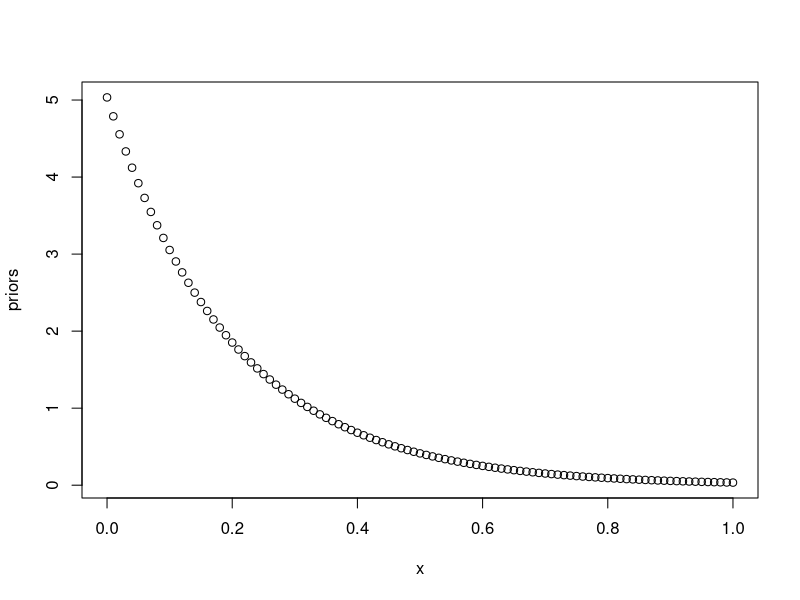
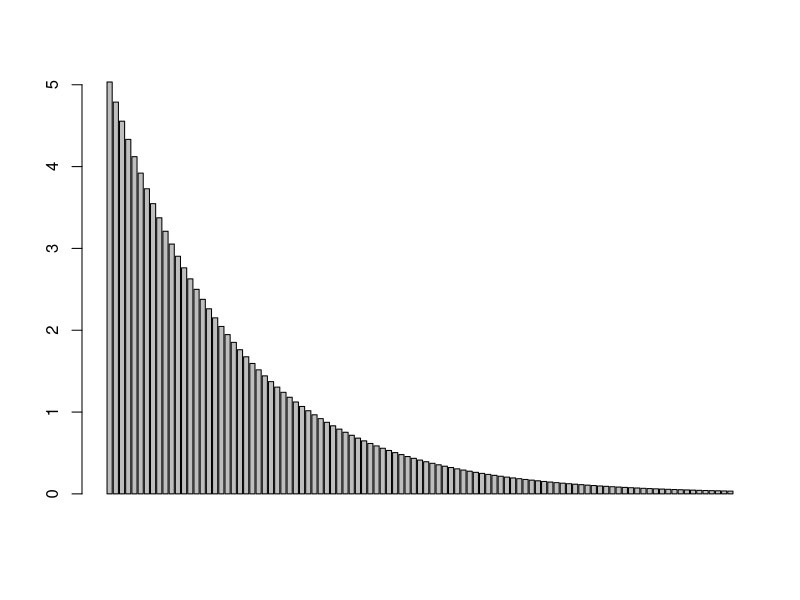

Source code (R) for these figures, in order: (Note: this script raises an error after producing the figures.)
## ---- chunk 1
knitr::opts_chunk$set(echo = TRUE)
## ---- chunk 2
x = seq(0,1,.01)
priors = dexp(x, rate=5)/0.9932621

plot(x,priors)
barplot(priors)
## ---- chunk 3
metropolis <- function(iterations, new_data, starting_prob, step_size = .01){
    current_prob = starting_prob
    posteriorDist = vector()
  ## starting_prob is of success, failure
  for(i in 1:iterations){
    
    ## calculate the probability of the current probability (prior or p(current_prob)) * the likelihood of X heads given the data (p(new_data | current_prob))
    pCurrent = dexp(current_prob, rate=5)/0.9932621 * dbinom(new_data[1], sum(new_data), current_prob)

    new_prob = current_prob + rnorm(1, mean = 0, sd = step_size)
    new_prob = min(new_prob, 1) ## in case new_prob is above 1
    new_prob = max(new_prob, 0) ## in case new_prob is below 0
    
    ## calculate the probability of a new probability (prior or p(new_prob)) * the likelihood of X heads given the data (p(new_data | new_prob))
    pNew = dexp(new_prob, rate=5)/0.9932621 * dbinom(new_data[1], sum(new_data), new_prob)

    

    ratio = pNew / pCurrent
    
    if (ratio > 1 || ratio >= runif(1)){current_prob = new_prob} ## update the current prob
    
    posteriorDist[i]  = current_prob
    ## current_prob is the metropolis algorithm's guess about the posterior

    
  }
  return(posteriorDist) }
## ---- chunk 4
grid_integration <- function(numBreaks, alpha_beta, new_data){
  posteriorDist = vector(length = numBreaks)
  NumRectangles = seq(0,1, 1/numBreaks)
  i = 1
  sum = 0
  delta <- 1/(numBreaks)
  
  for(rectangle in NumRectangles){
    posteriorDist[i] <- dexp(rectangle, rate=5)/0.9932621 * dbinom(new_data[1], sum(new_data), rectangle)

    i = i + 1
  }

  return(posteriorDist)}
## ---- chunk 5
iterations = 30000
new_data = c(14,10)
starting_prob = 0.5

## calculating the posteror using metropolis algorithm
metropolis_points = metropolis(iterations = iterations, new_data = new_data, starting_prob = starting_prob, step_size = .01)

numBreaks = 1000
alpha_beta = c(40,40)
new_data = c(14,10)

## calculate the posterior using the grid algorithm

grid_points = grid_integration(numBreaks = numBreaks, alpha_beta = alpha_beta, new_data = new_data)

alpha_beta = c(40,40)
new_data = c(14,10)

## calculate the posterior using the beta distribution
beta_dist = dbeta(seq(0,1,1/numBreaks), alpha_beta[1]+new_data[1], alpha_beta[2]+new_data[2])





### get the most probable posterior:
## metropolis:
print(paste("most probable posterior from metropolis is",myHist$mids[which.max(myHist$counts/iterations)]))
print(paste("most probable posterior from grid is", seq(0,1, 1/numBreaks)[which.max(grid_points/sum(grid_points))]))
print(paste("most probable posterior from dbeta is",seq(0,1,1/numBreaks)[which.max(beta_dist*(1/numBreaks))]))

## in total we observed 14 + 39 heads and 10+39 tails
print(paste("the actual most probable posterior is", (14+39)/(14+39+10+39) ))



## plot the probability of each the posterior values being correct
plot( seq(0,1,1/numBreaks), grid_points/sum(grid_points), col = "blue", ylim = c(0,max((beta_dist*(1/numBreaks)))+0.001) )
myHist <- hist(metropolis_points, breaks = seq(0,1, 1/numBreaks), plot = FALSE)
points(myHist$mids, myHist$counts/iterations) ## or myHist$counts/sum(myHist$counts)
lines(seq(0,1,1/numBreaks), (beta_dist*(1/numBreaks)) , col="limegreen")

## ---- chunk 6

iterations = 30000
new_data = c(583,417)
starting_prob = 0.5

## calculating the posteror using metropolis algorithm
metropolis_points = metropolis(iterations = iterations, new_data = new_data, starting_prob = starting_prob, step_size = .01)

numBreaks = 1000
alpha_beta = c(40,40)

## calculate the posterior using the grid algorithm

grid_points = grid_integration(numBreaks = numBreaks, alpha_beta = alpha_beta, new_data = new_data)


## calculate the posterior using the beta distribution
beta_dist = dbeta(seq(0,1,1/numBreaks), alpha_beta[1]+new_data[1], alpha_beta[2]+new_data[2])



### get the most probable posterior:
## metropolis:
print(paste("most probable posterior from metropolis is",myHist$mids[which.max(myHist$counts/iterations)]))
print(paste("most probable posterior from grid is", seq(0,1, 1/numBreaks)[which.max(grid_points/sum(grid_points))]))
print(paste("most probable posterior from dbeta is",seq(0,1,1/numBreaks)[which.max(beta_dist*(1/numBreaks))]))

## in total we observed 14 + 39 heads and 10+39 tails
print(paste("the actual most probable posterior is", (583+39)/(583+39+417+39) ))





## plot the probability of each the posterior values being correct
plot(seq(0,1,1/numBreaks), grid_points/sum(grid_points), col = "blue")
myHist <- hist(metropolis_points, breaks = seq(0,1, 1/numBreaks), plot = FALSE)
points(myHist$mids, myHist$counts/iterations) ## or myHist$counts/sum(myHist$counts)
lines(seq(0,1,1/numBreaks), (beta_dist*(1/numBreaks)) , col="limegreen")
